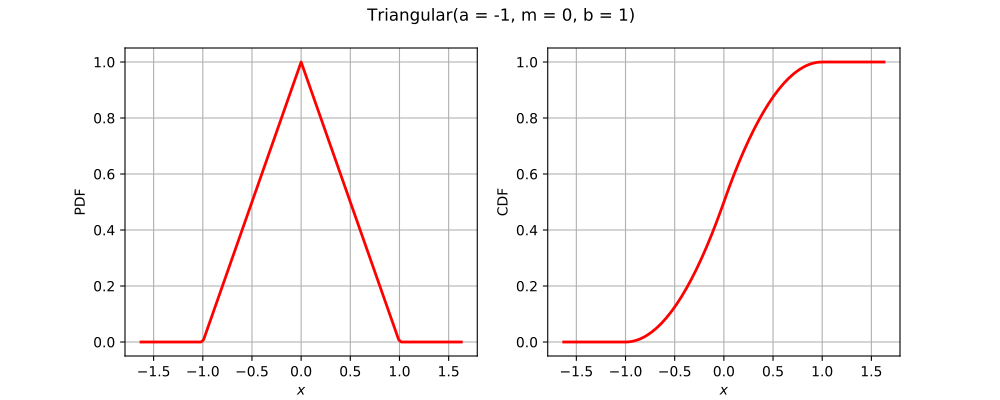

Python code for this plot:
import openturns as ot
from matplotlib import pyplot as plt
from openturns.viewer import View
if ot.Triangular().__class__.__name__ == 'Bernoulli':
    distribution = ot.Bernoulli(0.7)
elif ot.Triangular().__class__.__name__ == 'Binomial':
    distribution = ot.Binomial(5, 0.2)
elif ot.Triangular().__class__.__name__ == 'Hypergeometric':
    distribution = ot.Hypergeometric(10, 4, 7)
elif ot.Triangular().__class__.__name__ == 'CumulativeDistributionNetwork':
    coll = [ot.Normal(2),ot.Dirichlet([0.5, 1.0, 1.5])]
    distribution = ot.CumulativeDistributionNetwork(coll, ot.BipartiteGraph([[0,1], [0,1]]))
elif ot.Triangular().__class__.__name__ == 'Histogram':
    distribution = ot.Histogram([-1.0, 0.5, 1.0, 2.0], [0.45, 0.4, 0.15])
elif ot.Triangular().__class__.__name__ == 'KernelMixture':
    kernel = ot.Uniform()
    sample = ot.Normal().getSample(5)
    bandwith = [1.0]
    distribution = ot.KernelMixture(kernel, bandwith, sample)
elif ot.Triangular().__class__.__name__ == 'MaximumDistribution':
    coll = [ot.Uniform(2.5, 3.5), ot.LogUniform(1.0, 1.2), ot.Triangular(2.0, 3.0, 4.0)]
    distribution = ot.MaximumDistribution(coll)
elif ot.Triangular().__class__.__name__ == 'Multinomial':
    distribution = ot.Multinomial(5, [0.2])
elif ot.Triangular().__class__.__name__ == 'RandomMixture':
    coll = [ot.Triangular(0.0, 1.0, 5.0), ot.Uniform(-2.0, 2.0)]
    weights = [0.8, 0.2]
    cst = 3.0
    distribution = ot.RandomMixture(coll, weights, cst)
elif ot.Triangular().__class__.__name__ == 'TruncatedDistribution':
    distribution = ot.TruncatedDistribution(ot.Normal(2.0, 1.5), 1.0, 4.0)
elif ot.Triangular().__class__.__name__ == 'UserDefined':
    distribution = ot.UserDefined([[0.0], [1.0], [2.0]], [0.2, 0.7, 0.1])
elif ot.Triangular().__class__.__name__ == 'ZipfMandelbrot':
    distribution = ot.ZipfMandelbrot(10, 2.5, 0.3)
else:
    distribution = ot.Triangular()
dimension = distribution.getDimension()
title = str(distribution)[:100].split('\n')[0]
if dimension == 1:
    distribution.setDescription(['$x$'])
    pdf_graph = distribution.drawPDF()
    cdf_graph = distribution.drawCDF()
    fig = plt.figure(figsize=(10, 4))
    pdf_axis = fig.add_subplot(121)
    cdf_axis = fig.add_subplot(122)
    View(pdf_graph, figure=fig, axes=[pdf_axis], add_legend=False)
    View(cdf_graph, figure=fig, axes=[cdf_axis], add_legend=False)
    fig.suptitle(title)
elif dimension == 2:
    distribution.setDescription(['$x_1$', '$x_2$'])
    pdf_graph = distribution.drawPDF()
    pdf_graph.setTitle(title)
    fig = plt.figure(figsize=(10, 5))
    pdf_axis = fig.add_subplot(111)
    View(pdf_graph, figure=fig, axes=[pdf_axis], add_legend=False, square_axes=False)
